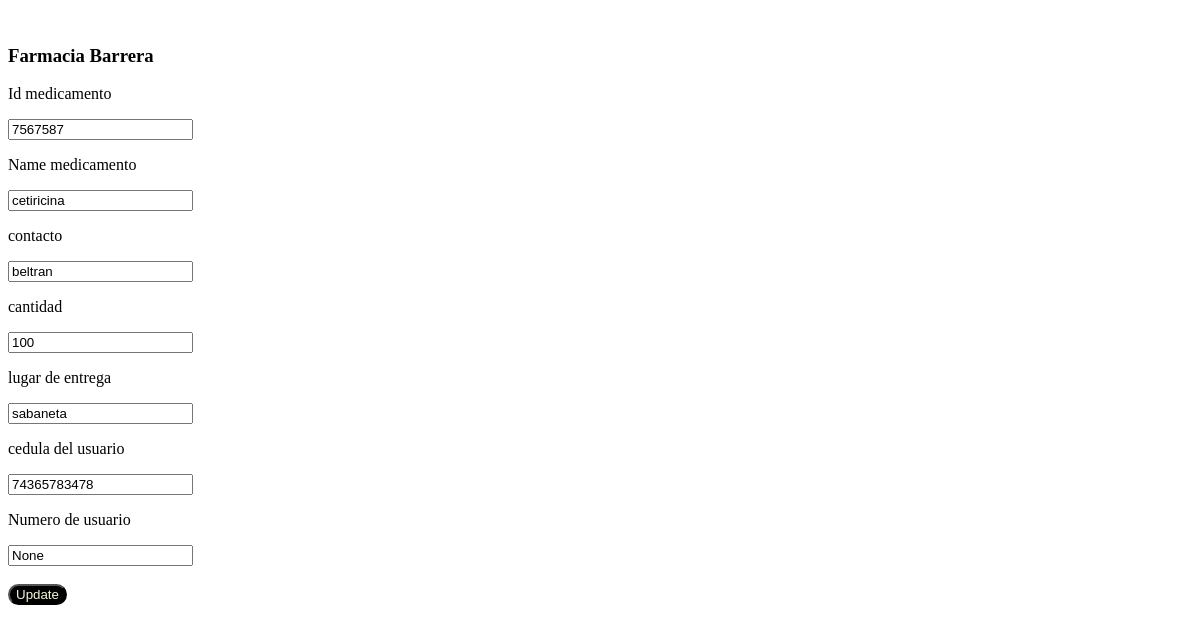
/edit/19, run on the app's committed database.
### employee/models.py (models this page shows, shortened)
class Employee(models.Model):
    eid = models.CharField(max_length=20)
    ename = models.CharField(max_length=100)
    eemail = models.CharField(max_length=30)
    econtact = models.CharField(max_length=15)
    lugarr = models.CharField(max_length=50)
    cedulaa = models.CharField(max_length=40)
    usuarioo = models.CharField(max_length=60)
    class Meta:
        db_table = "employee"

### employee/views.py (the view)
# urls.py: path('edit/<int:id>', views.edit),
def edit(request, id):
    employee = Employee.objects.get(id=id)
    return render(request,'edit.html', {'employee':employee})

### employee/templates/edit.html (shortened to what this page needs)
<!DOCTYPE html>
<html lang="en">
<head>
    {% load static %}
    <link rel="stylesheet" href="{% static 'css/style.css' %}">
</head>
<body>
    <form method="POST" action="/update/{{employee.id}}">
        <div>
            <br>
            <p>
                <h3>Farmacia Barrera</h3>
            </p>
        </div>
        <div>
            <p>Id medicamento</p>
            <div>
                <input type="text" name="eid" value="{{employee.eid}}" />
            </div>
        </div>
        <div>
            <p> Name medicamento</p>
            <div>
                <input type="text" name="ename" value="{{employee.ename}}" />
            </div>
        </div>
        <div>
            <p>contacto</p>
            <div>
                <input type="email" name="eemail" value="{{employee.eemail}}" />
            </div>
        </div>
        <div>
            <p>cantidad</p>
            <div>
                <input type="text" name="econtact" value="{{employee.econtact}}" />
            </div>
        </div>
        <div>
            <p>lugar de entrega</p>
            <div>
            <input type="text" name="lugarr" value="{{employee.lugarr}}">
        </div>
        </div>
        <div>
            <p>cedula del usuario</p>
            <div>
                <input type="text" name="cedulaa" value="{{employee.cedulaa}}">
            </div>
        </div>
        <div>
            <p>Numero de usuario</p>
            <div>
                <input type="text" name="usuarioo" value="{{employee.usuarioo}}">
            </div>
        </div>
        <div>
            <br>
            <button type="submit">Update</button>
        </div>
    </form>
</body>
</html>

### employee/static/style.css (style rules this page uses)
body { background-image: url("https://steemitimages.com/p/gPCasciUWmEwHnsXKML7xF4NE4zxEVyvENsPKp9LmDaFv1fJfB8DP4vE6969WeYikrC76SbzTBnYZRxpEjxt6Tkg663kbqhhD3WBXBaDFgfYyLNXsyZwKsFXUZweLajK2zNbKEEPr29XbBcTJD?format=match&mode=fit"); background-repeat: no-repeat; background-size: cover; background-attachment: fixed; background-position: center center; }
button { border-radius: 12px; color: beige; background-color: black; cursor: pointer; }

### data on the page
Employee: eid "7567587", ename "cetiricina", eemail "beltran", econtact "100", lugarr "sabaneta", cedulaa "74365783478", usuarioo "None"
